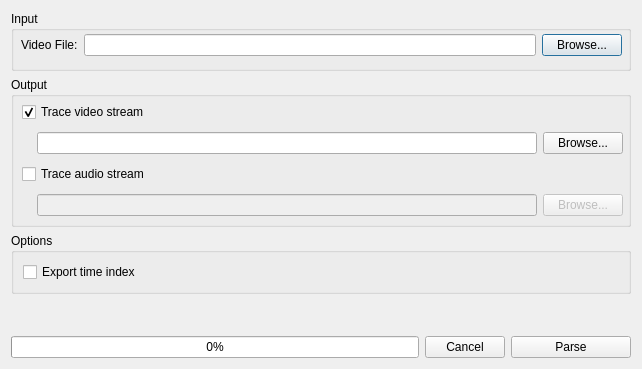
<ui version="4.0" >
 <class>RawFileParserDialog</class>
 <widget class="QDialog" name="RawFileParserDialog" >
  <property name="windowModality" >
   <enum>Qt::WindowModal</enum>
  </property>
  <property name="geometry" >
   <rect>
    <x>0</x>
    <y>0</y>
    <width>642</width>
    <height>369</height>
   </rect>
  </property>
  <property name="sizePolicy" >
   <sizepolicy vsizetype="Fixed" hsizetype="Fixed" >
    <horstretch>0</horstretch>
    <verstretch>0</verstretch>
   </sizepolicy>
  </property>
  <property name="windowTitle" >
   <string>Create trace</string>
  </property>
  <property name="modal" >
   <bool>true</bool>
  </property>
  <layout class="QVBoxLayout" >
   <item>
    <widget class="QGroupBox" name="groupBox" >
     <property name="minimumSize" >
      <size>
       <width>0</width>
       <height>60</height>
      </size>
     </property>
     <property name="title" >
      <string>Input</string>
     </property>
     <widget class="QWidget" name="layoutWidget" >
      <property name="geometry" >
       <rect>
        <x>10</x>
        <y>20</y>
        <width>601</width>
        <height>28</height>
       </rect>
      </property>
      <layout class="QHBoxLayout" >
       <property name="spacing" >
        <number>6</number>
       </property>
       <property name="leftMargin" >
        <number>0</number>
       </property>
       <property name="topMargin" >
        <number>0</number>
       </property>
       <property name="rightMargin" >
        <number>0</number>
       </property>
       <property name="bottomMargin" >
        <number>0</number>
       </property>
       <item>
        <widget class="QLabel" name="label" >
         <property name="text" >
          <string>Video File:</string>
         </property>
         <property name="buddy" >
          <cstring>inputFileEdit</cstring>
         </property>
        </widget>
       </item>
       <item>
        <widget class="QLineEdit" name="inputFileEdit" />
       </item>
       <item>
        <widget class="QPushButton" name="inputFileBrowseButton" >
         <property name="text" >
          <string>Browse...</string>
         </property>
        </widget>
       </item>
      </layout>
     </widget>
    </widget>
   </item>
   <item>
    <widget class="QGroupBox" name="groupBox_2" >
     <property name="minimumSize" >
      <size>
       <width>0</width>
       <height>150</height>
      </size>
     </property>
     <property name="title" >
      <string>Output</string>
     </property>
     <widget class="QWidget" name="layoutWidget" >
      <property name="geometry" >
       <rect>
        <x>11</x>
        <y>21</y>
        <width>601</width>
        <height>122</height>
       </rect>
      </property>
      <layout class="QVBoxLayout" >
       <property name="spacing" >
        <number>6</number>
       </property>
       <property name="leftMargin" >
        <number>0</number>
       </property>
       <property name="topMargin" >
        <number>0</number>
       </property>
       <property name="rightMargin" >
        <number>0</number>
       </property>
       <property name="bottomMargin" >
        <number>0</number>
       </property>
       <item>
        <widget class="QCheckBox" name="outputVideoCheck" >
         <property name="text" >
          <string>Trace video stream</string>
         </property>
         <property name="checked" >
          <bool>true</bool>
         </property>
        </widget>
       </item>
       <item>
        <layout class="QHBoxLayout" >
         <property name="spacing" >
          <number>6</number>
         </property>
         <property name="leftMargin" >
          <number>0</number>
         </property>
         <property name="topMargin" >
          <number>0</number>
         </property>
         <property name="rightMargin" >
          <number>0</number>
         </property>
         <property name="bottomMargin" >
          <number>0</number>
         </property>
         <item>
          <spacer>
           <property name="orientation" >
            <enum>Qt::Horizontal</enum>
           </property>
           <property name="sizeType" >
            <enum>QSizePolicy::Fixed</enum>
           </property>
           <property name="sizeHint" >
            <size>
             <width>15</width>
             <height>20</height>
            </size>
           </property>
          </spacer>
         </item>
         <item>
          <widget class="QLineEdit" name="outputVideoEdit" />
         </item>
         <item>
          <widget class="QPushButton" name="outputVideoBrowseButton" >
           <property name="text" >
            <string>Browse...</string>
           </property>
          </widget>
         </item>
        </layout>
       </item>
       <item>
        <widget class="QCheckBox" name="outputAudioCheck" >
         <property name="enabled" >
          <bool>true</bool>
         </property>
         <property name="text" >
          <string>Trace audio stream</string>
         </property>
        </widget>
       </item>
       <item>
        <layout class="QHBoxLayout" >
         <property name="spacing" >
          <number>6</number>
         </property>
         <property name="leftMargin" >
          <number>0</number>
         </property>
         <property name="topMargin" >
          <number>0</number>
         </property>
         <property name="rightMargin" >
          <number>0</number>
         </property>
         <property name="bottomMargin" >
          <number>0</number>
         </property>
         <item>
          <spacer>
           <property name="orientation" >
            <enum>Qt::Horizontal</enum>
           </property>
           <property name="sizeType" >
            <enum>QSizePolicy::Fixed</enum>
           </property>
           <property name="sizeHint" >
            <size>
             <width>15</width>
             <height>20</height>
            </size>
           </property>
          </spacer>
         </item>
         <item>
          <widget class="QLineEdit" name="outputAudioEdit" >
           <property name="enabled" >
            <bool>false</bool>
           </property>
          </widget>
         </item>
         <item>
          <widget class="QPushButton" name="outputAudioBrowseButton" >
           <property name="enabled" >
            <bool>false</bool>
           </property>
           <property name="text" >
            <string>Browse...</string>
           </property>
          </widget>
         </item>
        </layout>
       </item>
      </layout>
     </widget>
    </widget>
   </item>
   <item>
    <widget class="QGroupBox" name="groupBox_3" >
     <property name="title" >
      <string>Options</string>
     </property>
     <layout class="QVBoxLayout" >
      <item>
       <widget class="QCheckBox" name="timeIndexCheck" >
        <property name="text" >
         <string>Export time index</string>
        </property>
       </widget>
      </item>
     </layout>
    </widget>
   </item>
   <item>
    <spacer>
     <property name="orientation" >
      <enum>Qt::Vertical</enum>
     </property>
     <property name="sizeHint" >
      <size>
       <width>20</width>
       <height>40</height>
      </size>
     </property>
    </spacer>
   </item>
   <item>
    <layout class="QHBoxLayout" >
     <property name="spacing" >
      <number>6</number>
     </property>
     <property name="leftMargin" >
      <number>0</number>
     </property>
     <property name="topMargin" >
      <number>0</number>
     </property>
     <property name="rightMargin" >
      <number>0</number>
     </property>
     <property name="bottomMargin" >
      <number>0</number>
     </property>
     <item>
      <widget class="QProgressBar" name="parseProgressBar" >
       <property name="enabled" >
        <bool>true</bool>
       </property>
       <property name="value" >
        <number>0</number>
       </property>
       <property name="textVisible" >
        <bool>true</bool>
       </property>
       <property name="orientation" >
        <enum>Qt::Horizontal</enum>
       </property>
      </widget>
     </item>
     <item>
      <widget class="QPushButton" name="cancelButton" >
       <property name="text" >
        <string>Cancel</string>
       </property>
      </widget>
     </item>
     <item>
      <widget class="QPushButton" name="parseButton" >
       <property name="minimumSize" >
        <size>
         <width>120</width>
         <height>0</height>
        </size>
       </property>
       <property name="text" >
        <string>Parse</string>
       </property>
      </widget>
     </item>
    </layout>
   </item>
  </layout>
 </widget>
 <resources/>
 <connections>
  <connection>
   <sender>outputVideoCheck</sender>
   <signal>toggled(bool)</signal>
   <receiver>outputVideoEdit</receiver>
   <slot>setEnabled(bool)</slot>
   <hints>
    <hint type="sourcelabel" >
     <x>89</x>
     <y>113</y>
    </hint>
    <hint type="destinationlabel" >
     <x>225</x>
     <y>133</y>
    </hint>
   </hints>
  </connection>
  <connection>
   <sender>outputVideoCheck</sender>
   <signal>toggled(bool)</signal>
   <receiver>outputVideoBrowseButton</receiver>
   <slot>setEnabled(bool)</slot>
   <hints>
    <hint type="sourcelabel" >
     <x>137</x>
     <y>106</y>
    </hint>
    <hint type="destinationlabel" >
     <x>571</x>
     <y>132</y>
    </hint>
   </hints>
  </connection>
  <connection>
   <sender>outputAudioCheck</sender>
   <signal>toggled(bool)</signal>
   <receiver>outputAudioEdit</receiver>
   <slot>setEnabled(bool)</slot>
   <hints>
    <hint type="sourcelabel" >
     <x>73</x>
     <y>168</y>
    </hint>
    <hint type="destinationlabel" >
     <x>94</x>
     <y>200</y>
    </hint>
   </hints>
  </connection>
  <connection>
   <sender>outputAudioCheck</sender>
   <signal>toggled(bool)</signal>
   <receiver>outputAudioBrowseButton</receiver>
   <slot>setEnabled(bool)</slot>
   <hints>
    <hint type="sourcelabel" >
     <x>160</x>
     <y>162</y>
    </hint>
    <hint type="destinationlabel" >
     <x>570</x>
     <y>204</y>
    </hint>
   </hints>
  </connection>
  <connection>
   <sender>cancelButton</sender>
   <signal>clicked()</signal>
   <receiver>RawFileParserDialog</receiver>
   <slot>close()</slot>
   <hints>
    <hint type="sourcelabel" >
     <x>479</x>
     <y>250</y>
    </hint>
    <hint type="destinationlabel" >
     <x>487</x>
     <y>-14</y>
    </hint>
   </hints>
  </connection>
 </connections>
</ui>
